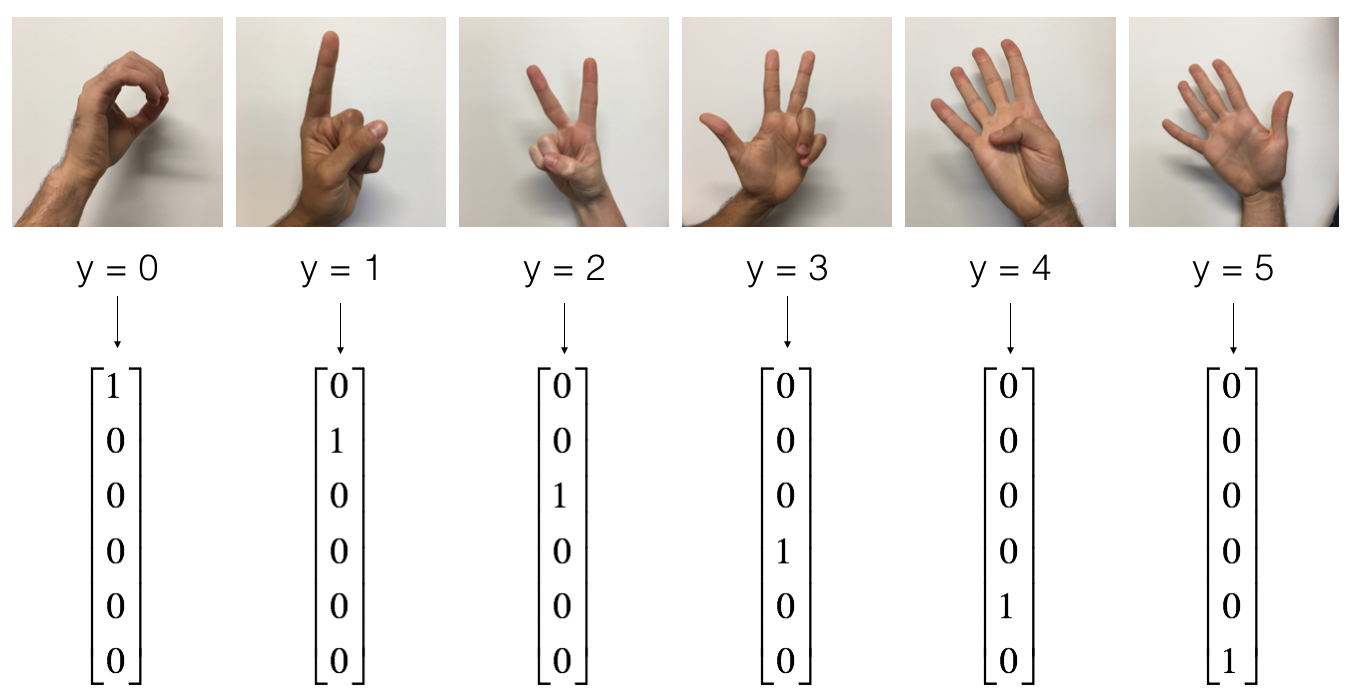
#> input picture Realtime-Hand-Gesture-Recognition/images/signs_data_kiank.png, 1350 x 696 px
$ python -i main.py   (imports and definitions only)   (older library calls are emulated)
#> lines starting #> are read from the running program, lines starting #| are printed output that depends on the picture
import cv2
import numpy as np
import imutils
from keras.models import model_from_json

bg = None
# [1 line not run here, left out]


# To find the running average over the background
def run_avg(image, aWeight):
    global bg
    # initialize the background
    if bg is None:
        bg = image.copy().astype("float")
        return

    # compute weighted average, accumulate it and update the background
    cv2.accumulateWeighted(image, bg, aWeight)


# To segment the region of hand in the image
def segment(image, threshold=25):
    global bg
    # find the absolute difference between background and current frame
    diff = cv2.absdiff(bg.astype("uint8"), image)

    # threshold the diff image so that we get the foreground
    thresholded = cv2.threshold(diff, threshold, 255, cv2.THRESH_BINARY)[1]

    # get the contours in the thresholded image
    (_, cnts, _) = cv2.findContours(thresholded.copy(), cv2.RETR_EXTERNAL, cv2.CHAIN_APPROX_SIMPLE)

    # return None, if no contours detected
    if len(cnts) == 0:
        return
    else:
        # based on contour area, get the maximum contour which is the hand
        segmented = max(cnts, key=cv2.contourArea)
        return (thresholded, segmented)


# Function - here's where the main recognition work happens
def count(thresholded, segmented):
    thresholded = cv2.resize(thresholded, (64, 64))
    thresholded = thresholded.reshape(64, 64, 1).astype('float32')
    thresholded = np.expand_dims(thresholded, axis=0)
    thresholded = thresholded / 255.
    prob = loaded_model.predict_classes(thresholded)
    return prob


# Main function
# [99 lines not run here, left out]

>>> import cv2
>>> picture = cv2.imread('images/signs_data_kiank.png', cv2.IMREAD_GRAYSCALE)
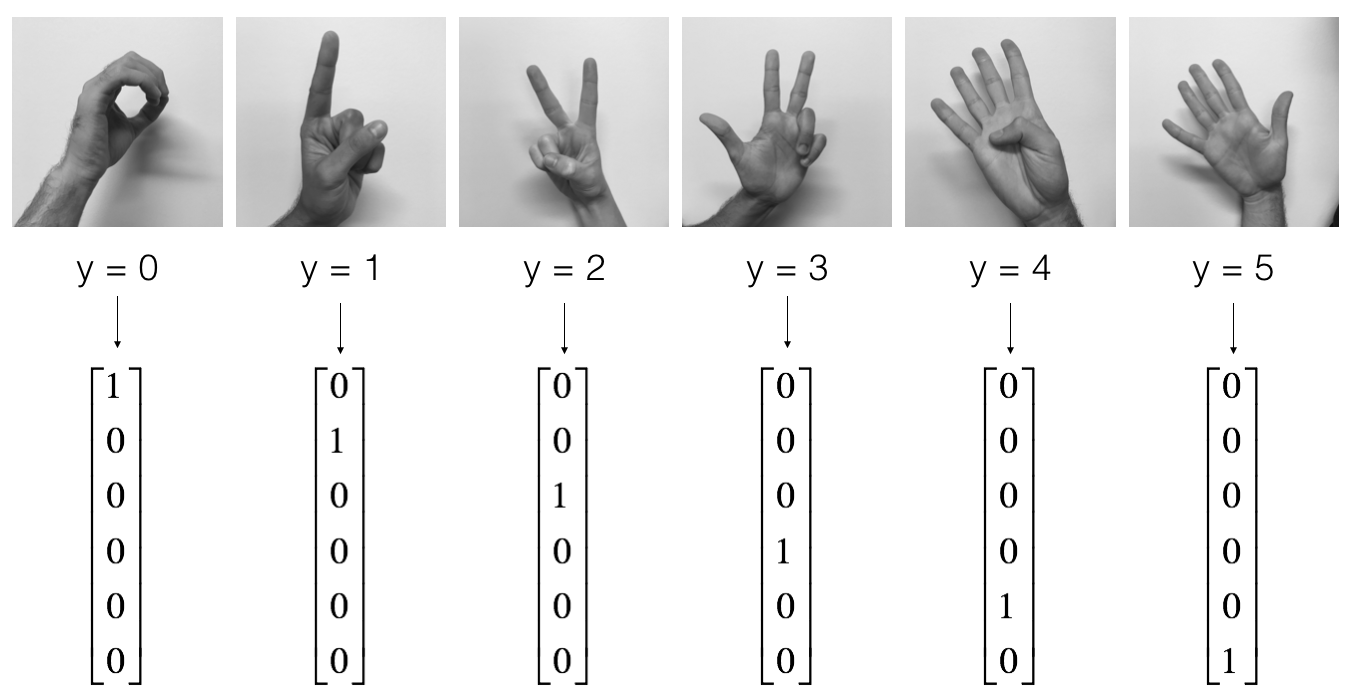
#> picture: shape (696, 1350); min 0, max 255, mean 229.7
>>> result = segment(picture)
#> (the run stopped early here; a loop or call above may not have finished)
